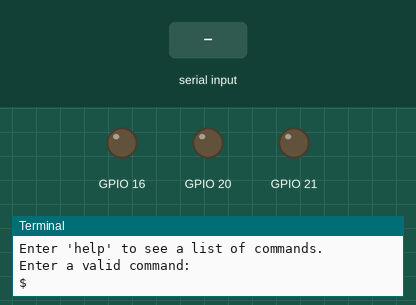
Recording of a program running on a simulated Raspberry Pi (BCM pin numbers). On the bench: output pins drawn as LEDs (lit = HIGH), the last lines printed to the terminal. Inputs (shaded band) come from the test bench. Values from a settings file that is not in the repository are placeholders.

Above: at 1.2 s.
1.3 s: "on" typed at the terminal, then Enter
At 2.5 s:
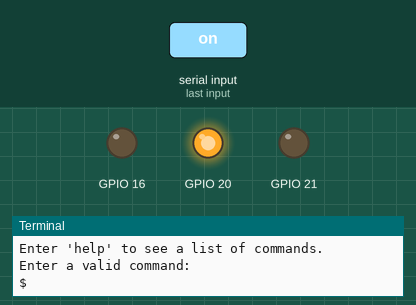
2.8 s: "two" typed at the terminal, then Enter
At 3.8 s:
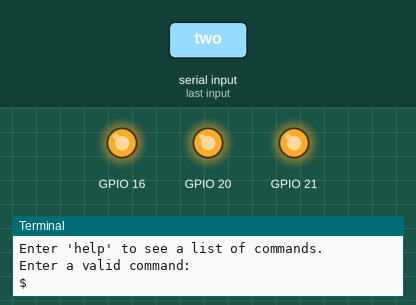
4.3 s: "charge one" typed at the terminal, then Enter
At 5.0 s:
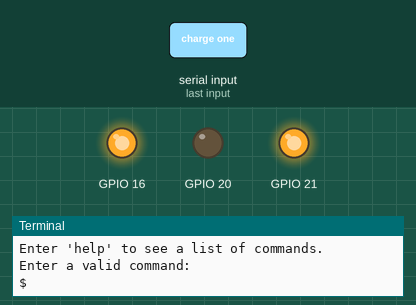
Timing chart, 0 to 7.3 s (numbered marks = the images above; inputs shaded):
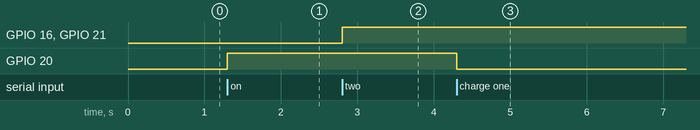

Measured:
- after the input at 1.3 s, GPIO 20: LOW → HIGH at once
- after the input at 2.8 s, GPIO 16, GPIO 21: LOW → HIGH at once
- after the input at 4.3 s, GPIO 20: HIGH → LOW at once

The program:

battery_relay.py
```python
from gpiozero import DigitalOutputDevice
from gpiozero.pins.pigpio import PiGPIOFactory
import os

factory = PiGPIOFactory(host=os.environ['REMOTE_IP_ADDRESS'])

class Relay(DigitalOutputDevice):
    def __init__(self, *args, **kwargs):
        super(Relay, self).__init__(*args, **kwargs)

relay_1 = Relay(16, pin_factory=factory)
relay_2 = Relay(20, pin_factory=factory)
relay_3 = Relay(21, pin_factory=factory)

try:
    print('* Battery 2 is charging.')
    while True:
        print("\nEnter 'help' to see a list of commands.")
        value = input("Enter a valid command:\n$ ")
        value = value.lower()
        if value == 'on' or value == 'one':
            relay_1.off()
            relay_2.on()
            relay_3.off()
            print('* Battery 1 in use. Battery 2 is charging.')
        elif value == 'off' or value == 'charge two':
            relay_1.off()
            relay_2.off()
            relay_3.off()
            print('* Main power switched off.')
            print('* Battery 2 is charging.')
        elif value == 'two':
            relay_1.on()
            relay_2.on()
            relay_3.on()
            print('* Battery 2 in use. Battery 1 is charging.')
        elif value == 'charge one':
            relay_1.on()
            relay_2.off()
            relay_3.on()
            print('* Main power switched off.')
            print('* Battery 1 is charging.')
        elif value == 'help':
            print('Commands are:')
            print("'on':         Switch on main power using battery 1, charge battery 2.")
            print("'off':        Switch off main power, charge battery 2.")
            print("'one':        Switch on main power using battery 1, charge battery 2.")
            print("'two':        Switch on main power using battery 2, charge battery 1.")
            print("'charge one': Switch off main power, charge battery 1.")
            print("'charge two': Switch off main power, charge battery 2.")
            print("'exit':       Switch off main power, charge battery 2, and exit program.")
        elif value == 'exit':
            relay_1.off()
            relay_2.off()
            relay_3.off()
            print("Ending program.")
            exit()
        else:
            print("* Please enter a valid command.")

except KeyboardInterrupt:
    relay_1.off()
    relay_2.off()
    relay_3.off()
    print('\nEnding program.')
    exit()
```
